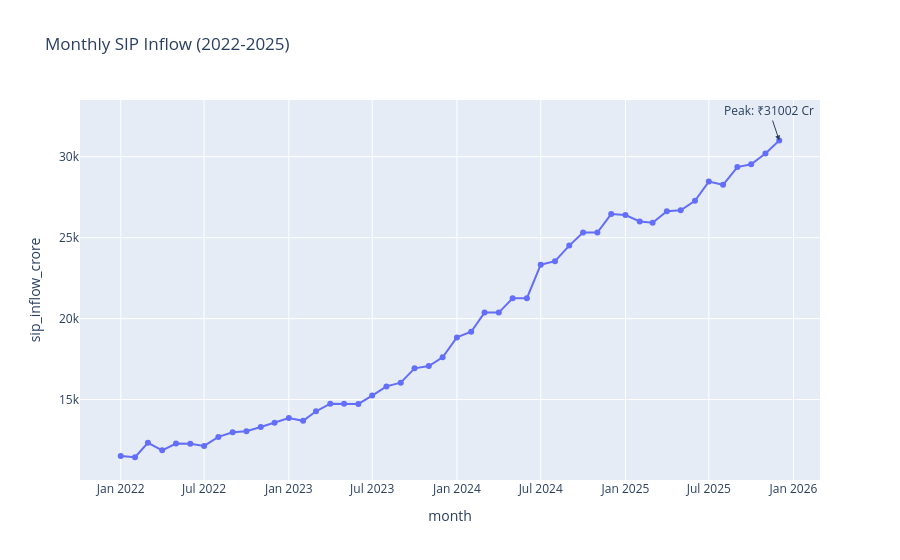

Source (notebook cell):
### Code cell
sip["month"] = pd.to_datetime(sip["month"])

fig = px.line(
    sip,
    x="month",
    y="sip_inflow_crore",
    title="Monthly SIP Inflow (2022-2025)",
    markers=True
)

# Highlight maximum SIP inflow
max_row = sip.loc[sip["sip_inflow_crore"].idxmax()]

fig.add_annotation(
    x=max_row["month"],
    y=max_row["sip_inflow_crore"],
    text=f"Peak: ₹{max_row['sip_inflow_crore']:.0f} Cr",
    showarrow=True,
    arrowhead=2
)

fig.show()

# fig.write_image("../charts/sip_trend.png")
